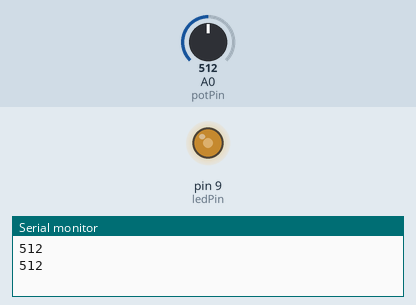
The sketch below on a simulated Arduino Uno, built with avr-gcc and run on an emulated ATmega328P. On the bench: output pins drawn as LEDs (lit = HIGH), the last lines printed to the serial monitor. The test bench sets the inputs (shaded band); at power-on: A0 (potPin) = 512.

Above: at 1.8 s.
1.9 s: A0 (potPin) set to 716
At 4.1 s:
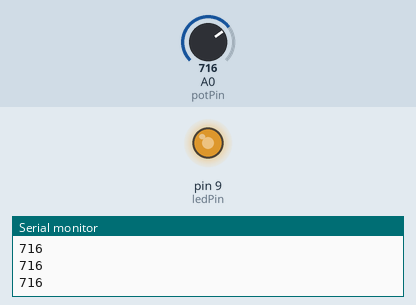
4.5 s: A0 (potPin) set to 900
At 6.4 s:
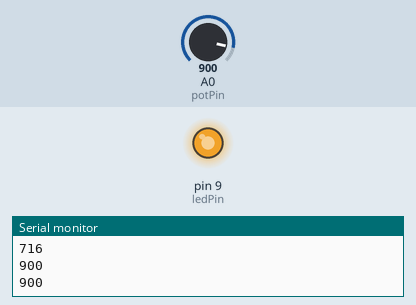
7.5 s: A0 (potPin) set to 122
At 9.9 s:
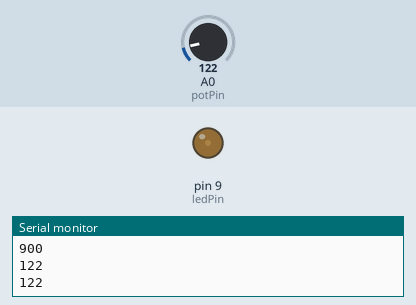
10.5 s: A0 (potPin) set to 511
At 12.3 s:
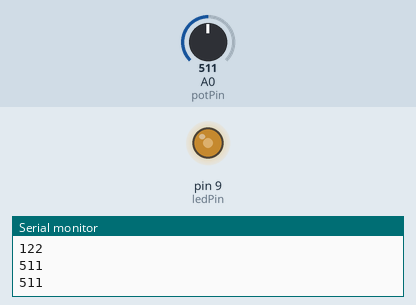
Timing chart, 0 to 13.8 s (numbered marks = the images above; inputs shaded):
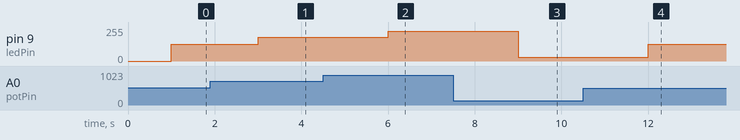

Measured:
- after the input at 1.9 s, pin 9 (ledPin): 127/255 → 178/255 after 1.1 s
- after the input at 4.5 s, pin 9 (ledPin): 178/255 → 224/255 after 1.5 s
- after the input at 7.5 s, pin 9 (ledPin): 224/255 → 30/255 after 1.5 s
- after the input at 10.5 s, pin 9 (ledPin): 30/255 → 127/255 after 1.5 s

The sketch:

001_led_control_potentiometer.ino
```cpp
int ledPin=9;
int potPin=A0;
int potValue;
int pinValue;
int DT=1000;
void setup()
{
  pinMode(ledPin, OUTPUT);
  pinMode(potPin, INPUT);
  Serial.begin(9600);
}

void loop()
{
  potValue=analogRead(potPin);
  Serial.println(potValue);
  delay(DT);
  pinValue=(255.0/1023.0)*potValue;
  analogWrite(ledPin,pinValue);
}
```
